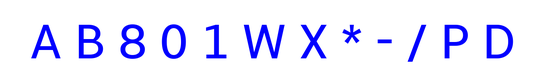
#> input picture alphabet/files/alphabet_ext.png, 546 x 84 px, shrunk from 1300 x 200 before the run
$ python main.py
#> lines starting #> are read from the running program, lines starting #| are printed output that depends on the picture; after the words box and inside, x2 and y2 are one past the last pixel; in counts of white or black regions, pixels touching at a corner belong together
import matplotlib
matplotlib.use("TkAgg")
import numpy as np
import matplotlib.pyplot as plt
from skimage.measure import label, regionprops, euler_number
from collections import defaultdict
from pathlib import Path
from scipy.ndimage import binary_dilation


def recognize(region):
    if region.image.mean() == 1.0:
        return "-"
    else:
        image = region.image.copy()
        struct = [[0,1,0],[1,1,1],[0,1,0]]
        open_image = binary_dilation(image, struct)
        enumber = euler_number(open_image)
        if enumber == -1: # B or 8
            have_vl = np.sum(np.mean(region.image[:, :region.image.shape[1] // 2],0) == 1) > 3
            if have_vl:
                return "B"
            else:
                return "8"

        elif enumber == 0: # A, 0, P or D
            have_vl = np.sum(np.mean(region.image[:, :region.image.shape[1] // 2], 0) == 1) > 3
            if have_vl: # P, D
                top_sum = region.image[:, :region.image.shape[1] * 2 // 3].sum() / (region.image.size * 2 // 3)
                bot_sum = region.image[:, region.image.shape[1] * 2 // 3:].sum() / (region.image.size / 3)
                # print(top_sum, bot_sum)
                # print(np.isclose(top_sum, bot_sum, 0.2))
                if np.isclose(top_sum, bot_sum, 0.2):
                    return "D"
                else:
                    return "P"

            else:   # A, 0
                cy, cx = region.centroid_local
                cy /= region.image.shape[0]
                cx /= region.image.shape[1]
                # print(cy, cx)
                if cy < 0.5:
                    return "0"
                else:
                    return "A"
        else: # /, W, X, * or 1
            have_vl = np.sum(np.mean(region.image, 0) == 1) > 3
            if have_vl:
                return "1"
            else:
                if region.eccentricity < 0.45:
                    return "*"
                else:
                    image = region.image.copy()
                    image[0, :] = 1
                    image[-1, :] = 1
                    image[:, 0] = 1
                    image[:, -1] = 1
                    enumber = euler_number(image)
                    if enumber == -1:
                        return "/"
                    elif enumber == -3:
                        return "X"
                    elif enumber == -4:
                        return "W"

    return "@"

# test img
template = plt.imread('files/alphabet_ext.png')[:,:,:3].mean(2)
#> template: shape (84, 546) float32; min 0.333, max 1, mean 0.945
template[template < 1] = 0
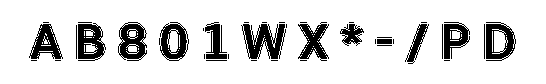
#> template: shape (84, 546) float32; values 0 (black) and 1 (white), 85.4% white; 40 black regions (24 under 20 px), largest, box (x1, y1, x2, y2) and area: (241, 24, 286, 59) 909, (118, 22, 147, 61) 698, (78, 23, 106, 61) 696
template = np.logical_not(template)
template_labeled = label(template)
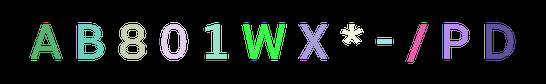
#> template_labeled: shape (84, 546) int32; 41 distinct labels, from 0 to 40; one colour per label, 0 black
# real img
alphabet = plt.imread('files/symbols.png')[:,:,:3].mean(2)
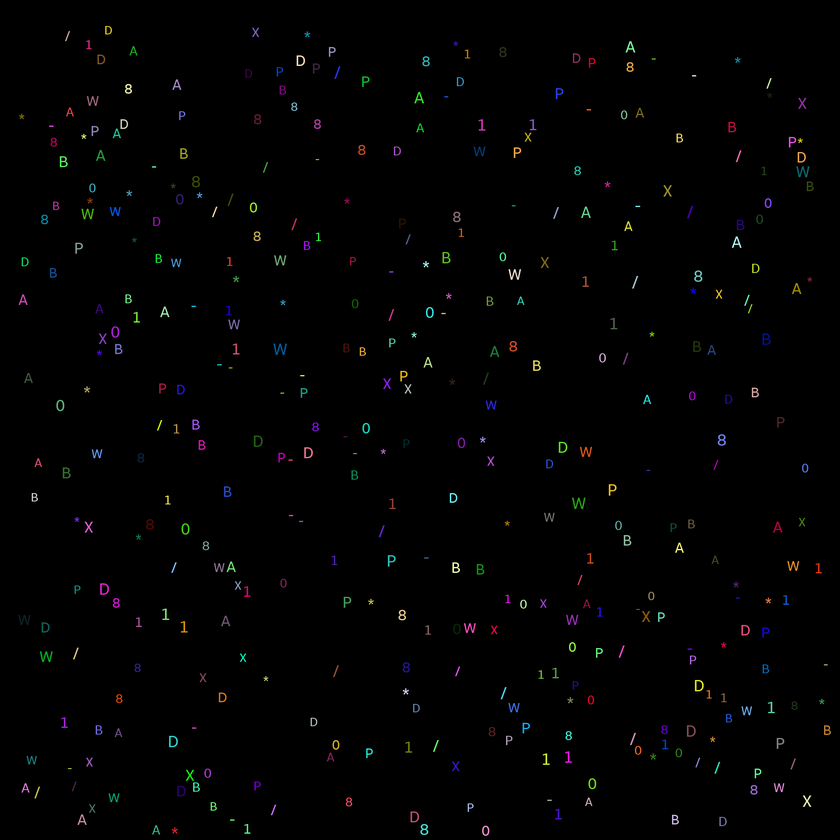
#> input picture alphabet/files/symbols.png, 840 x 840 px, shrunk from 2000 x 2000 before the run
#> alphabet: shape (840, 840) float32; min 0, max 0.988, mean 0.00775
alphabet[alphabet > 0] = 1
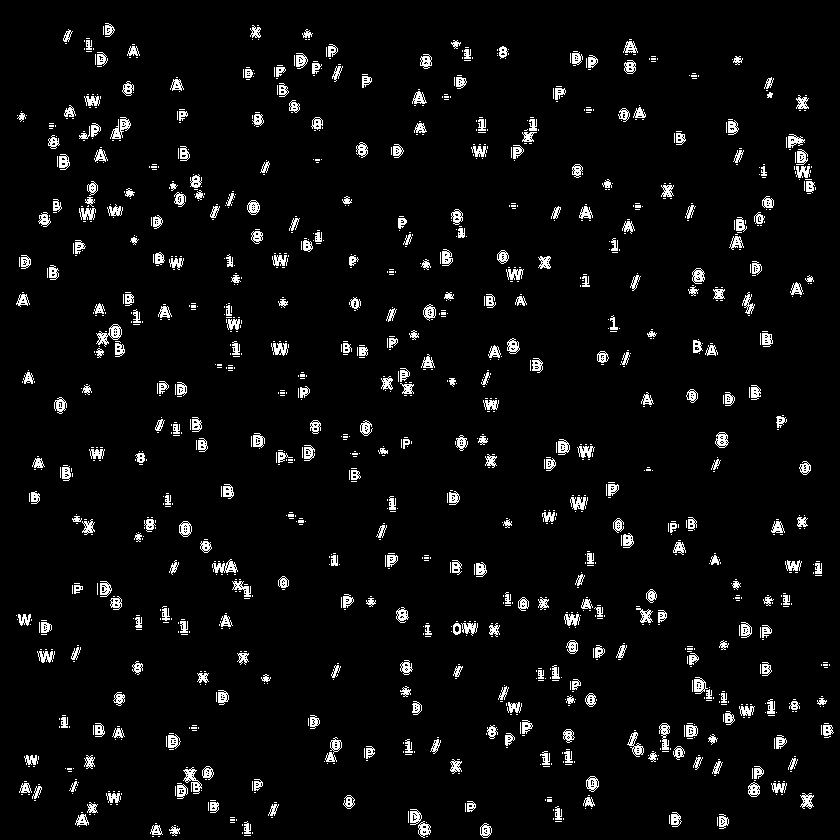
#> alphabet: shape (840, 840) float32; values 0 (black) and 1 (white), 4.6% white in thin lines or dots
alphabet_labeled = label(alphabet)
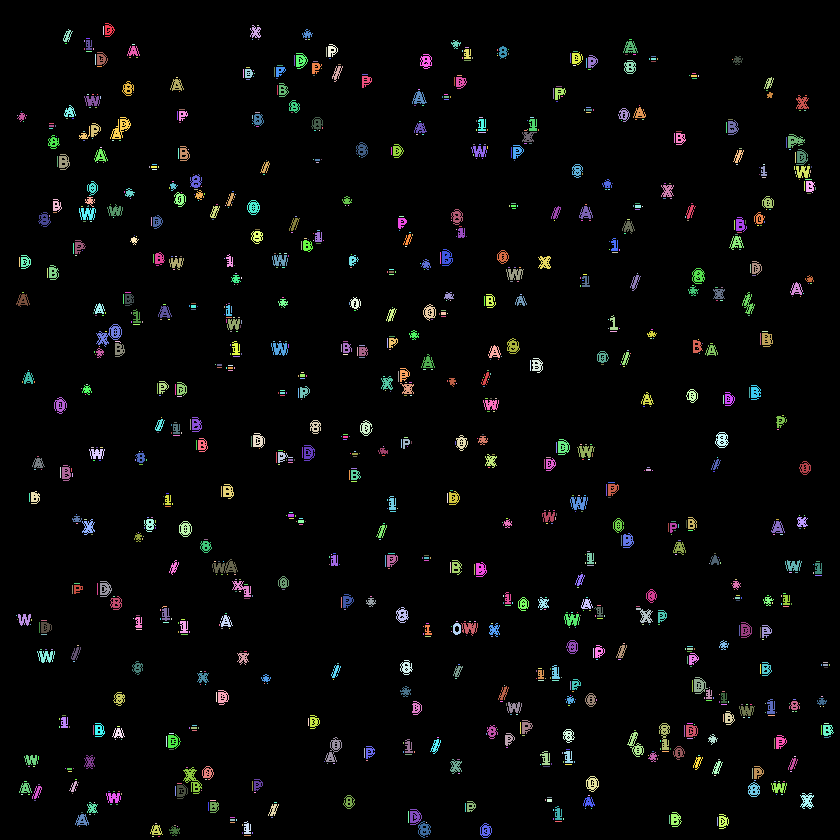
#> alphabet_labeled: shape (840, 840) int64; 1355 distinct labels, from 0 to 1354; one colour per label, 0 black

regions = regionprops(alphabet_labeled)
#> regions = 1354 regions; largest, box (x1, y1, x2, y2) and area: (96, 324, 122, 347) 225, (183, 767, 202, 794) 197, (110, 117, 131, 139) 195, (212, 559, 238, 573) 185, (325, 737, 342, 762) 168

# [6 lines of commented-out code are left out]

symbols = defaultdict(lambda: 0)
path = Path("images")
path.mkdir(exist_ok=True)
plt.figure()
for i, region in enumerate(regions):
    print(region.label)
    symbol = recognize(region)
    symbols[symbol] += 1
    plt.cla()
    plt.title(f"Symbol - {symbol}")
    plt.imshow(region.image)
#> (the run stopped early here; a loop or call above may not have finished)
